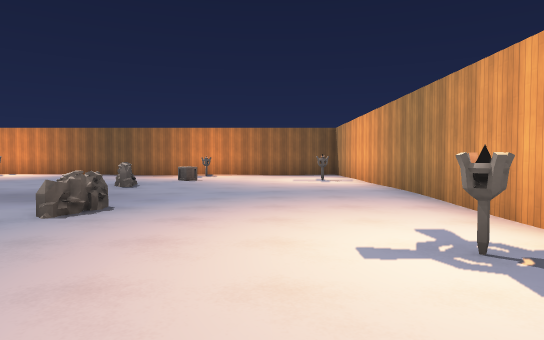
View 1 (above)

17 first-person views from a walk through a 3-D level made in the Godot game engine. The camera is 1.3 m above the floor, tilts 2° down and sees 75° across. The floor is counted in squares, 2 m on a side. Each view is taken from the middle of a square. On the plan, view 1 faces up. The plan holds only what a view shows up to about 10 squares ahead; the rest is blank. Surface patterns are stand-ins for the level's own textures.

View 2
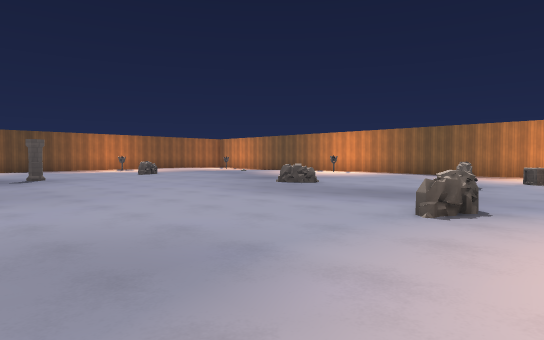

View 3
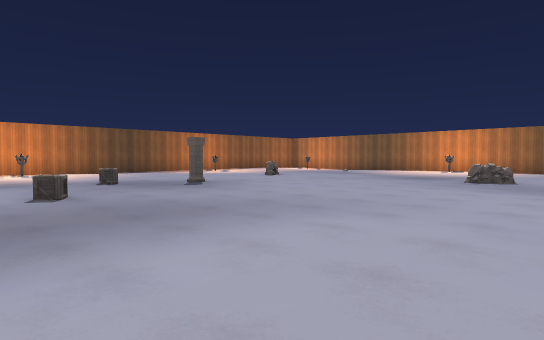

View 4
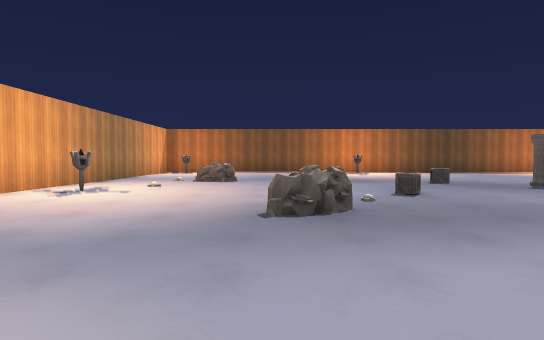

View 5
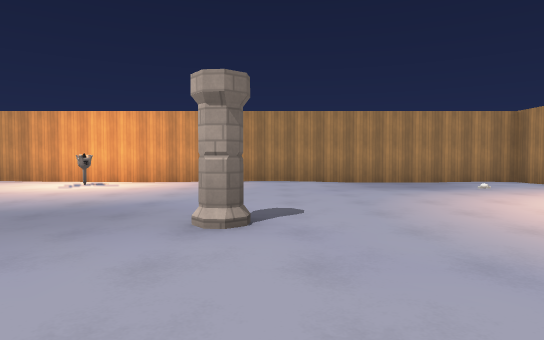

View 6
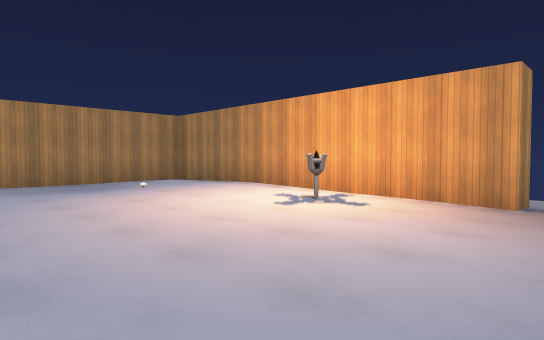

View 7
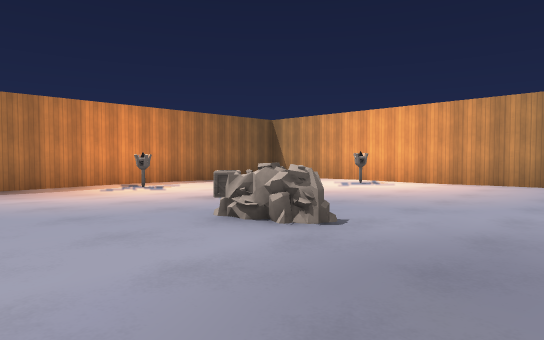

View 8
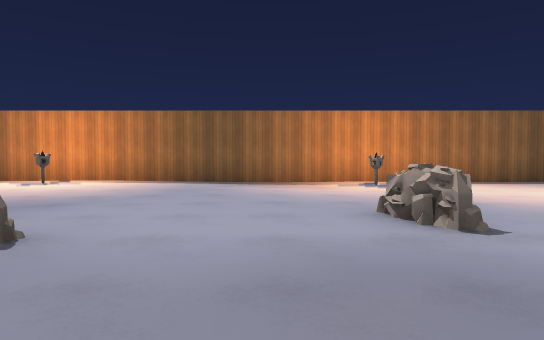

View 9
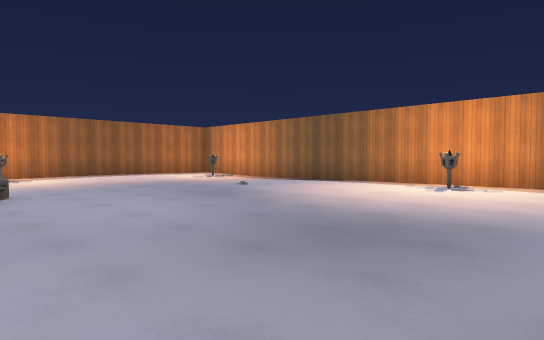

View 10
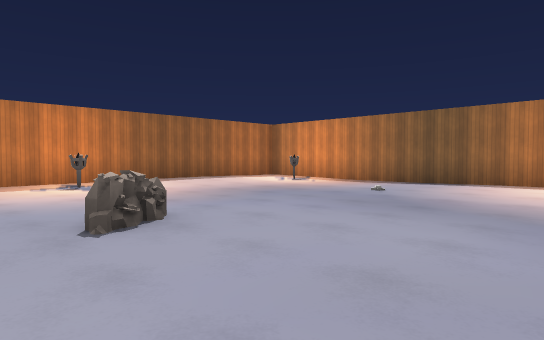

View 11
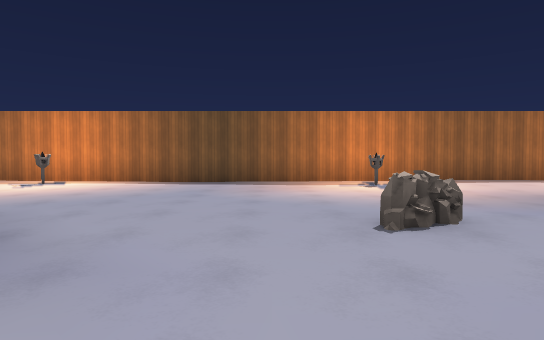

View 12
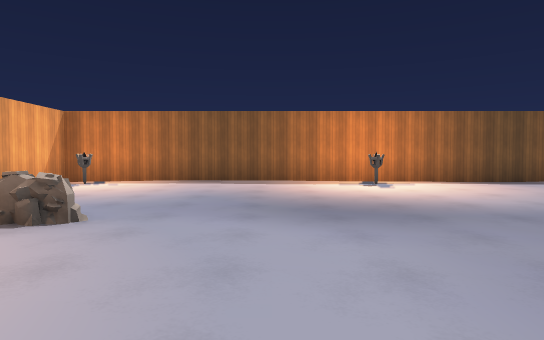

View 13
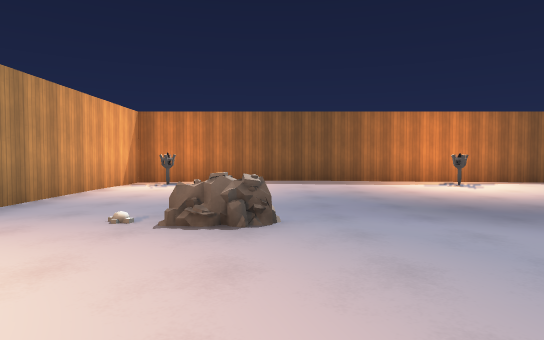

View 14
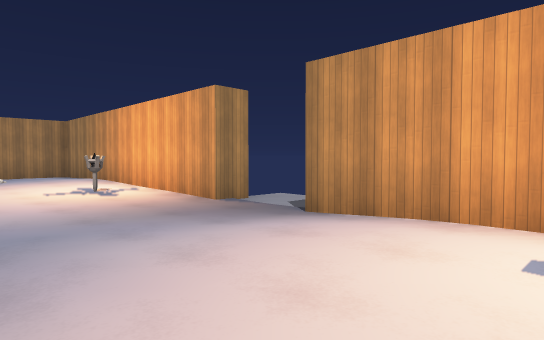

View 15
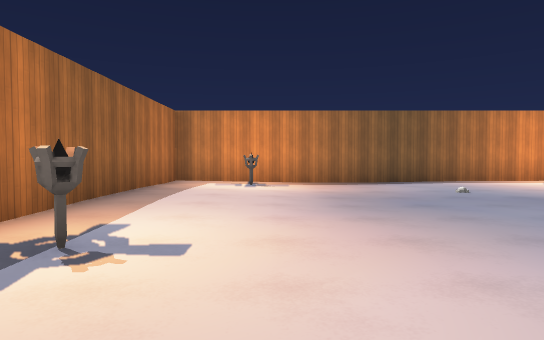

View 16
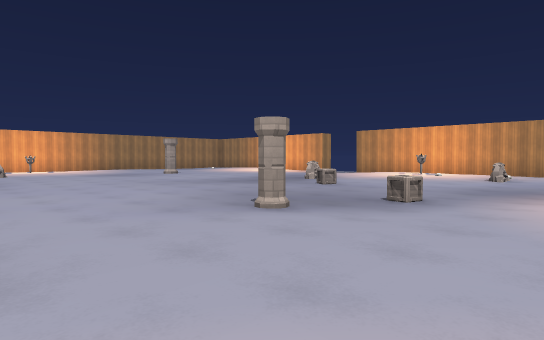

View 17
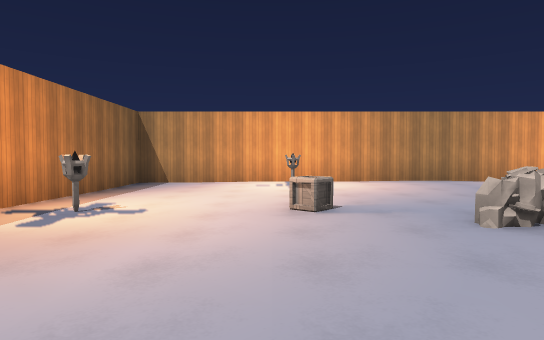

### Floor plan
Key: @ floor where view 1 was taken; # wall or solid block; . main floor; - floor 0.25 m lower than the main floor; = window, fence, low wall or low ledge; T torch; C crate; P pillar; B box; N bones.
Columns run from 21 left of view 1 to 3 right of it. Each row starts with its distance up from view 1.
 15 #########################
 14 #...--..........--......#
 13 #..T-......T.....--T....#
 12 #.......................#
 11 #.......................#
 10 #..................C...T#
  9 #..........-.....=......#
  8 #.............=..==.....#
  7 #.T...=......==.........#
  6 #.....==.........-......#
  5 #..................=....#
  4 #.................==....#
  3 #......PP...............#
  2 #......PP..............T#
  1 #......--...............#
  0 #......B.............@..#
 -1 #.T........--...........#
 -2 #....--...B--.....P.....#
 -3 #..........=-...........#
 -4 #..........==...........#
 -5 #.....=.................#
 -6 #.....=N................#
 -7 #.............-.........#
 -8 #.T.......T..----.T.....#
 -9 ##############--#########
-10               --

Positions as (right, up) in squares from view 1, and headings:
1: (0, 0), facing up
2: (-1, 0), facing up-left
3: (-5, -3), facing up-left
4: (-5, -4), facing left
5: (-7, -2), facing right
6: (-7, -3), facing down-right
7: (-6, 6), facing up-right
8: (-5, 5), facing up
9: (-8, 6), facing up-left
10: (-11, 5), facing up-left
11: (-11, 5), facing left
12: (-11, -3), facing left
13: (-11, -5), facing left
14: (-11, -5), facing down-right
15: (-18, 5), facing up
16: (-17, 6), facing down-right
17: (-7, 11), facing right
